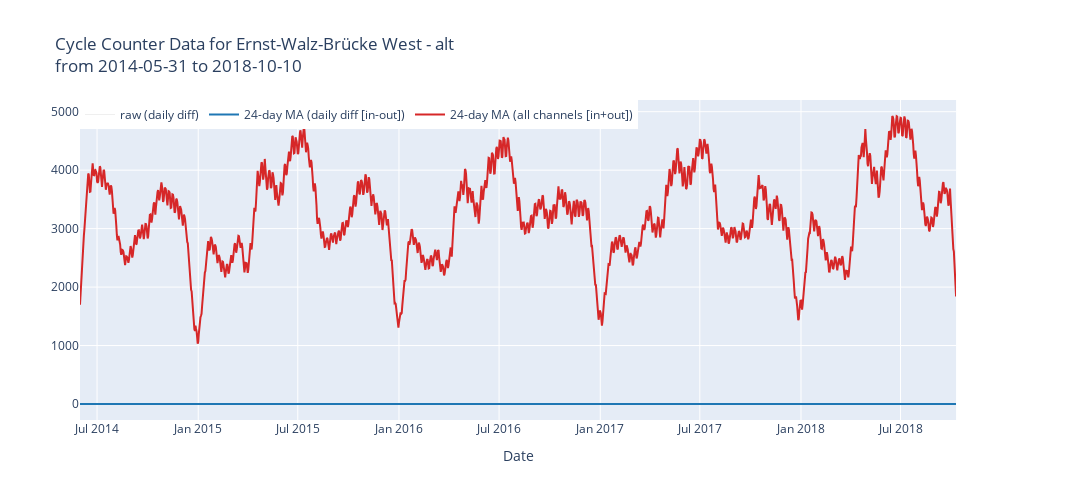
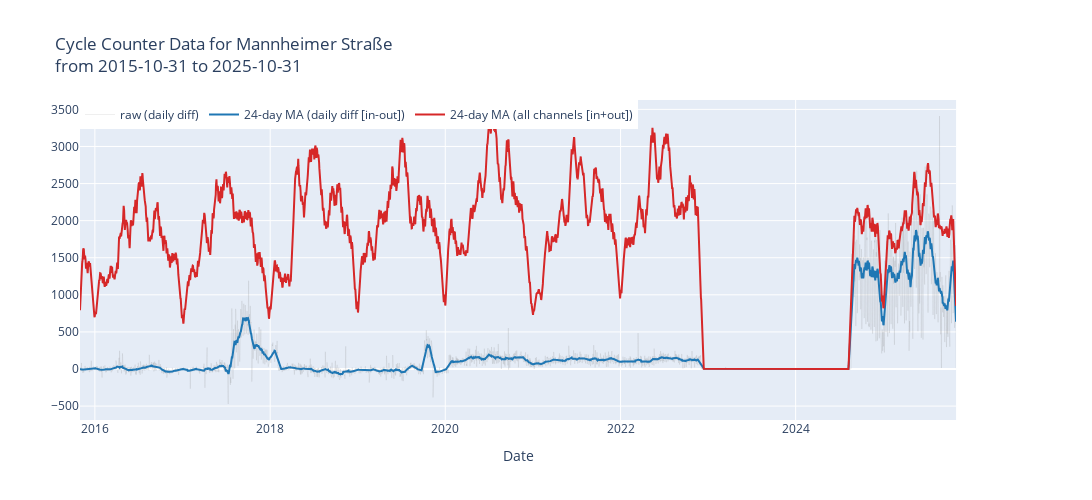
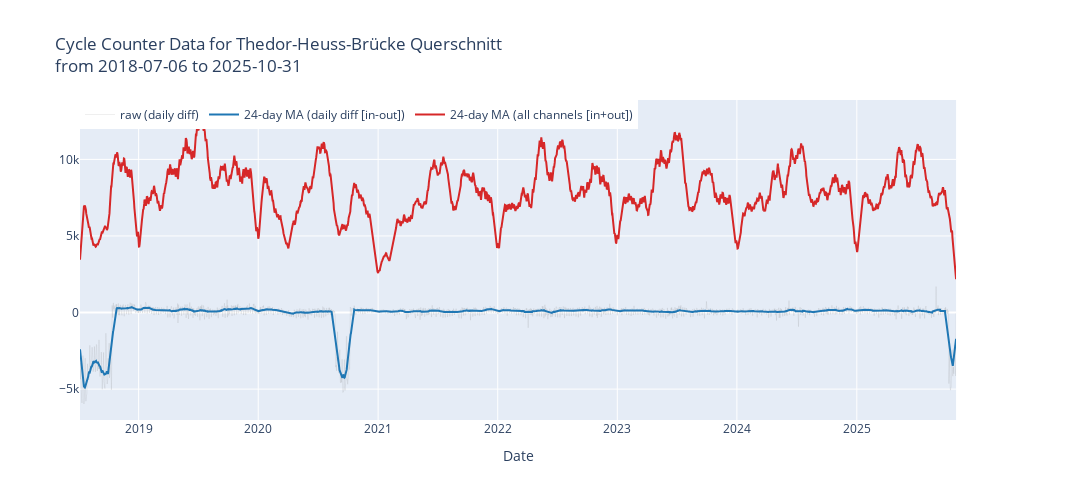
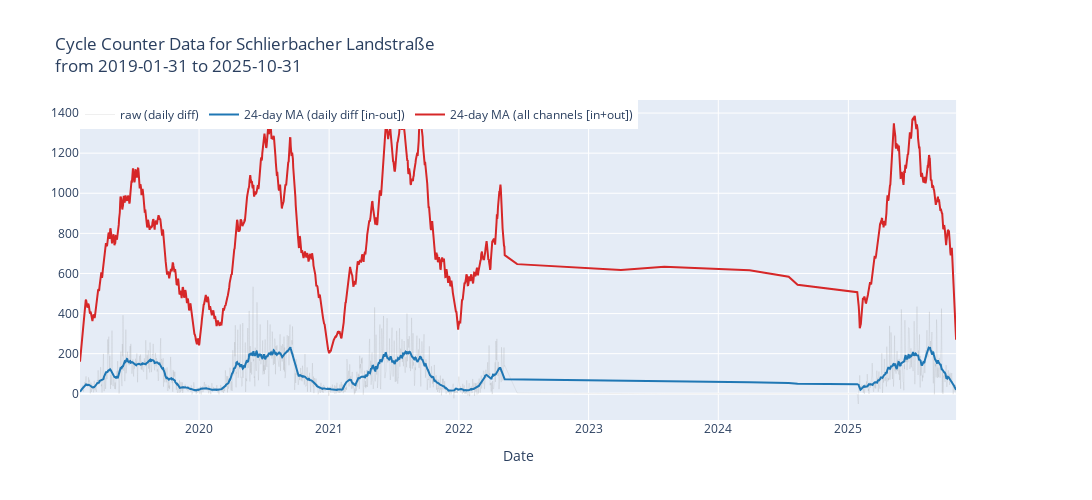

Notebook source saved alongside these figures, in order:
### Code cell
for daily in dailys:
    station_name = daily.row(0, named=True)['counter_site']
    start_date = daily.row(0, named=True)['date']
    end_date = daily.row(-1, named=True)['date']
    
    # Get data and dates
    dates = daily.select('date').to_series().to_list()
    data_diff = daily.select('daily_diff').to_series().to_numpy()
    data_all = daily.select('channels_all_daily').to_series().to_numpy()

    n = len(data_diff)

    # smoothing window: 24 hours if available, otherwise a small window
    window = 24 if n >= 24 else max(3, n // 10)
    smoothed_diff = np.convolve(data_diff, np.ones(window) / window, mode='same')
    smoothed_all = np.convolve(data_all, np.ones(window) / window, mode='same')

    # Create interactive plot with Plotly using secondary y-axis
    from plotly.subplots import make_subplots
    
    fig = make_subplots(specs=[[{"secondary_y": True}]])

    # Raw data (diff) - on secondary axis (linear)
    fig.add_trace(go.Scatter(
        x=dates,
        y=data_diff,
        mode='lines',
        name='raw (daily diff)',
        line=dict(color='gray', width=0.5),
        opacity=0.25,
        hovertemplate='<b>Date:</b> %{x}<br><b>Daily Diff:</b> %{y}<extra></extra>'
    ), secondary_y=False)

    # Smoothed diff - on secondary axis (linear)
    fig.add_trace(go.Scatter(
        x=dates,
        y=smoothed_diff,
        mode='lines',
        name=f'{window}-day MA (daily diff [in-out])',
        line=dict(color='#1f77b4', width=2),
        hovertemplate='<b>Date:</b> %{x}<br><b>Smoothed Diff:</b> %{y:.1f}<extra></extra>'
    ), secondary_y=False)

    # Smoothed all channels - on primary axis (log scale)
    fig.add_trace(go.Scatter(
        x=dates,
        y=smoothed_all,
        mode='lines',
        name=f'{window}-day MA (all channels [in+out])',
        line=dict(color='#d62728', width=2),
        hovertemplate='<b>Date:</b> %{x}<br><b>Smoothed All:</b> %{y:.1f}<extra></extra>'
    ))

    fig.update_layout(
        title=f'Cycle Counter Data for {station_name}<br>from {start_date} to {end_date}',
        xaxis_title='Date',
        height=500,
        width=1400,
        hovermode='x unified',
        legend=dict(x=0, y=1, orientation='h')
    )

    fig.show()

### Figure 1 — Plotly figure (JSON) as saved in the notebook; plotly's stock layout.template omitted (floating-point values rounded to 4 significant figures; data arrays with more than 128 entries replaced by an {"elided": "..."} marker saying what was removed)
{"data": [{"hovertemplate": "<b>Date:</b> %{x}<br><b>Daily Diff:</b> %{y}<extra></extra>", "line": {"color": "gray", "width": 0.5}, "mode": "lines", "name": "raw (daily diff)", "opacity": 0.25, "type": "scatter", "x": {"elided": "1594 str values"}, "xaxis": "x", "y": {"elided": "1594 int values"}, "yaxis": "y"}, {"hovertemplate": "<b>Date:</b> %{x}<br><b>Smoothed Diff:</b> %{y:.1f}<extra></extra>", "line": {"color": "#1f77b4", "width": 2}, "mode": "lines", "name": "24-day MA (daily diff [in-out])", "type": "scatter", "x": {"elided": "1594 str values"}, "xaxis": "x", "y": {"elided": "1594 float values"}, "yaxis": "y"}, {"hovertemplate": "<b>Date:</b> %{x}<br><b>Smoothed All:</b> %{y:.1f}<extra></extra>", "line": {"color": "#d62728", "width": 2}, "mode": "lines", "name": "24-day MA (all channels [in+out])", "type": "scatter", "x": {"elided": "1594 str values"}, "y": {"elided": "1594 float values"}}], "layout": {"height": 500, "hovermode": "x unified", "legend": {"orientation": "h", "x": 0, "y": 1}, "title": {"text": "Cycle Counter Data for Ernst-Walz-Brücke West - alt<br>from 2014-05-31 to 2018-10-10"}, "width": 1400, "xaxis": {"anchor": "y", "domain": [0, 0.94], "title": {"text": "Date"}}, "yaxis": {"anchor": "x", "domain": [0, 1]}, "yaxis2": {"anchor": "x", "overlaying": "y", "side": "right"}}}

### Figure 2 — Plotly figure (JSON) as saved in the notebook; plotly's stock layout.template omitted (floating-point values rounded to 4 significant figures; data arrays with more than 128 entries replaced by an {"elided": "..."} marker saying what was removed)
{"data": [{"hovertemplate": "<b>Date:</b> %{x}<br><b>Daily Diff:</b> %{y}<extra></extra>", "line": {"color": "gray", "width": 0.5}, "mode": "lines", "name": "raw (daily diff)", "opacity": 0.25, "type": "scatter", "x": {"elided": "3654 str values"}, "xaxis": "x", "y": {"elided": "3654 int values"}, "yaxis": "y"}, {"hovertemplate": "<b>Date:</b> %{x}<br><b>Smoothed Diff:</b> %{y:.1f}<extra></extra>", "line": {"color": "#1f77b4", "width": 2}, "mode": "lines", "name": "24-day MA (daily diff [in-out])", "type": "scatter", "x": {"elided": "3654 str values"}, "xaxis": "x", "y": {"elided": "3654 float values"}, "yaxis": "y"}, {"hovertemplate": "<b>Date:</b> %{x}<br><b>Smoothed All:</b> %{y:.1f}<extra></extra>", "line": {"color": "#d62728", "width": 2}, "mode": "lines", "name": "24-day MA (all channels [in+out])", "type": "scatter", "x": {"elided": "3654 str values"}, "y": {"elided": "3654 float values"}}], "layout": {"height": 500, "hovermode": "x unified", "legend": {"orientation": "h", "x": 0, "y": 1}, "title": {"text": "Cycle Counter Data for Mannheimer Straße<br>from 2015-10-31 to 2025-10-31"}, "width": 1400, "xaxis": {"anchor": "y", "domain": [0, 0.94], "title": {"text": "Date"}}, "yaxis": {"anchor": "x", "domain": [0, 1]}, "yaxis2": {"anchor": "x", "overlaying": "y", "side": "right"}}}

### Figure 3 — Plotly figure (JSON) as saved in the notebook; plotly's stock layout.template omitted (floating-point values rounded to 4 significant figures; data arrays with more than 128 entries replaced by an {"elided": "..."} marker saying what was removed)
{"data": [{"hovertemplate": "<b>Date:</b> %{x}<br><b>Daily Diff:</b> %{y}<extra></extra>", "line": {"color": "gray", "width": 0.5}, "mode": "lines", "name": "raw (daily diff)", "opacity": 0.25, "type": "scatter", "x": {"elided": "2675 str values"}, "xaxis": "x", "y": {"elided": "2675 int values"}, "yaxis": "y"}, {"hovertemplate": "<b>Date:</b> %{x}<br><b>Smoothed Diff:</b> %{y:.1f}<extra></extra>", "line": {"color": "#1f77b4", "width": 2}, "mode": "lines", "name": "24-day MA (daily diff [in-out])", "type": "scatter", "x": {"elided": "2675 str values"}, "xaxis": "x", "y": {"elided": "2675 float values"}, "yaxis": "y"}, {"hovertemplate": "<b>Date:</b> %{x}<br><b>Smoothed All:</b> %{y:.1f}<extra></extra>", "line": {"color": "#d62728", "width": 2}, "mode": "lines", "name": "24-day MA (all channels [in+out])", "type": "scatter", "x": {"elided": "2675 str values"}, "y": {"elided": "2675 float values"}}], "layout": {"height": 500, "hovermode": "x unified", "legend": {"orientation": "h", "x": 0, "y": 1}, "title": {"text": "Cycle Counter Data for Thedor-Heuss-Brücke Querschnitt<br>from 2018-07-06 to 2025-10-31"}, "width": 1400, "xaxis": {"anchor": "y", "domain": [0, 0.94], "title": {"text": "Date"}}, "yaxis": {"anchor": "x", "domain": [0, 1]}, "yaxis2": {"anchor": "x", "overlaying": "y", "side": "right"}}}

### Figure 4 — Plotly figure (JSON) as saved in the notebook; plotly's stock layout.template omitted (floating-point values rounded to 4 significant figures; data arrays with more than 128 entries replaced by an {"elided": "..."} marker saying what was removed)
{"data": [{"hovertemplate": "<b>Date:</b> %{x}<br><b>Daily Diff:</b> %{y}<extra></extra>", "line": {"color": "gray", "width": 0.5}, "mode": "lines", "name": "raw (daily diff)", "opacity": 0.25, "type": "scatter", "x": {"elided": "1478 str values"}, "xaxis": "x", "y": {"elided": "1478 int values"}, "yaxis": "y"}, {"hovertemplate": "<b>Date:</b> %{x}<br><b>Smoothed Diff:</b> %{y:.1f}<extra></extra>", "line": {"color": "#1f77b4", "width": 2}, "mode": "lines", "name": "24-day MA (daily diff [in-out])", "type": "scatter", "x": {"elided": "1478 str values"}, "xaxis": "x", "y": {"elided": "1478 float values"}, "yaxis": "y"}, {"hovertemplate": "<b>Date:</b> %{x}<br><b>Smoothed All:</b> %{y:.1f}<extra></extra>", "line": {"color": "#d62728", "width": 2}, "mode": "lines", "name": "24-day MA (all channels [in+out])", "type": "scatter", "x": {"elided": "1478 str values"}, "y": {"elided": "1478 float values"}}], "layout": {"height": 500, "hovermode": "x unified", "legend": {"orientation": "h", "x": 0, "y": 1}, "title": {"text": "Cycle Counter Data for Schlierbacher Landstraße<br>from 2019-01-31 to 2025-10-31"}, "width": 1400, "xaxis": {"anchor": "y", "domain": [0, 0.94], "title": {"text": "Date"}}, "yaxis": {"anchor": "x", "domain": [0, 1]}, "yaxis2": {"anchor": "x", "overlaying": "y", "side": "right"}}}
